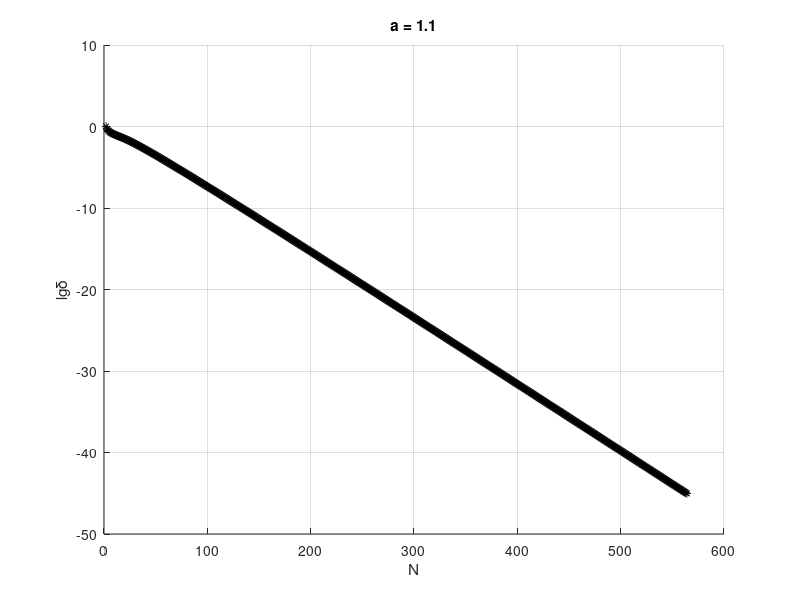

The MATLAB script that drew this image:
clear all
close all
clc

d = [1.000081901337695318254449389426902865926457315966388210232906449765574779
0.500074016866765728341760806047511590627879262090562771713696809462283721
0.333267543809231201506100372354574127166963028526961004542830492010914361
0.249637152836473211853751170495478033102726553399833738362971048257362937
0.199158345717874323102798183694894797385927501448481149409004114982087036
0.165147845066810082814120221016098953475727213181657425069174658300451483
0.140455791007999040474911646296088748049403778877560695981096991107054086
0.121513900213023621609764037194644468412205393107627449686643681217261543
0.106351119984832985190553391214631193151907713975307977155237943821823287
0.093799094233986743925123381793781083754977480073751151835470757822903915
0.083129950192984440513449082042034623449663030416524255233963711744104672
0.073874006384127454522882213735515792794383212437544281918932462924356098
0.065720445031588145348350014112061269086420981609417708430504808935592342
0.058459518283510048777976570799735947541992687429799841764609063674523369
0.05194705938863591171542737922338128283151314013717015146742081687765531
0.046081758717551740956679675138386465715904463816672744394922684701666261
0.040790190517218786294183428074193472719254345631781217617451348577373432
0.036016804954992820461298980144878954097434511935754909598467534783934186
0.031717244478920691958113757810269108097439984312494094823680150960295025
0.027853954325172433347474764089606629462455158124691299501095226159703138
0.024393398176444218908609662615249531681654530790803758843918071022230565
0.021304392929481908743951211208320202182701908530902669888392053651472781
0.018557207622440425432041315445538605803471461673849835777839503674462946
0.016123163979413919386093242842375374727885721778620672340937228972079894
0.013974545830310820155261193126357411338046850152668643651377791468786357
0.012084679364436896637035588729168411547483867558880928860155612602233174
0.010428089278782103076600726887258971051000762179009982633979941111805391
0.008980669260995073987645653939264327627438880391079655697956609271795134
0.007719830267753137053936539044910582939586006257730316045873730067098279
0.006624608011107562739554446198047357592668523051917389444521151336698865
0.00567572325218664182290058018772951839173455609674734489594614284053125
0.004855596193790133784398318787607077515545360768960605572495511386150626
0.004148320621091953917555718761100433809676314140737972607928362491675349
0.003539605454936746147615319559933441791325735437687065665444596473625405
0.003016691853190227042945308202667757392079083734209961736309414052028753
0.002568253528949396642568429907785201682853710935063472229663581241320822
0.002184286986471010470962314170849536973736963560296624689673775153475996
0.001855997202575019883490200970106314078381707105481317917506117829673971
0.001575683090878817592519907503630347480466608136052305597779286913662041
0.001336625987309838528148239163389367426203384391709371475954025257390114
0.001132983442048906125994281027124797659712663576421437929028541369933827
0.00095968981383227912598053746145630755703771857698521811947777993750608
0.00081236453417829029183036595568330177004300257506930195540516930271523
0.000687228426520036877532562896103851566761727619738384433027839611081365
0.000581028107958568632394614369856327942737837850805440342674007843419879
0.000490968247636414062081101516992288390502703499361362513116529165612529
0.000414651284859582258395612806187082842080790691799166712986883810864424
0.000350024103625019524328383565610818481431290705142245843616758017858866
0.000295331102442751415271932526400289076583965890666260426796115255255045
0.000249073076363075785724066200282980571374446479432416031896860119644821
0.000209971331592029889011276167682919287964369874787649624087812366552623
0.000176936473923406547607321899582391991085221811299736763051772684897258
0.000149041344255542950640897957339516672859665061747941679162407448278448
0.000125497613075140805449968363524178717826442006267198879422603186597195
0.000105635587601572564883923040924988199824731689983182422373528905688153
8.8886827890793604581456312491900049903296055848776837886456790812513e-05
7.4769209944686104818687398598742946871299605228356342053440859609941e-05
6.287411367224198559431798953661894096302348123562123825172601479366e-05
5.2855450736690411665179959256201362187577159239358776584471460959974e-05
4.442028153686977694817251058807034752827120276190842502619251838435e-05
3.7320801669196719794724243416031303391969170621396856316665340448978e-05
3.1347506206797336244052193384887081617434468660033034820355997903134e-05
2.6323365123711885194896289354598216250290898506503801295006101646363e-05
2.2098865357072665478837552312462366017871103103654704471664304609662e-05
1.8547794547838706896317982061392265233897194541842306082094955807364e-05
1.5563658657403551899844577476840196224802526977428855052166404102044e-05
1.3056640653427285684535639286952798869134704496459585051425598955018e-05
1.0951020518695805850325334274178906794059799679134113365609101754837e-05
9.182988175827196016563774978531107734729739536030388963991297413389e-06
7.698790737913516806924860986605982103902559172202318349740556428616e-06
6.453163974103153571769648289594467327214865383848404754186005138158e-06
5.40800518613961397652294949850004919956381618994544880730273362622e-06
4.53125097660501248661644658194446839103429556353616009640208613383e-06
3.795928785534940485274999190795277060752066589763217416352429453849e-06
3.179355697454785022831300859853917506211625514765095128785880280615e-06
2.662461979986511515770349821852176039671709775158831686394791792684e-06
2.229220199449747514022680627954776566272222884778752259659945632538e-06
1.866163648250429806625764759110480138064918631592281557193748474207e-06
1.561980282905646585276156069905112610248864500246660392398604070299e-06
1.307170470708915835979728091749944030836695368419918938514108947131e-06
1.093758629602720809241739282789899755860212027031407145225322094689e-06
9.15050364973911245103429166860965957077968370200827592041280920431e-07
7.65427997762358163677153936225120438856722612217550111626380896364e-07
6.40178473971708673832747446037012884499588324094652922124275723197e-07
5.35348575159442982044951203353111819770724594137640727129753144228e-07
4.47623137425839699623432305244180069765818420595156517650920202185e-07
3.74222653934544546816772343876592010357337821918806237816978058533e-07
3.12817201136752910672611390960936658544379147833339681051975592373e-07
2.6145410705601326506829313388216877118257480450752168193392288704e-07
2.18497184374807871904016598749081209823054721647932860260037514487e-07
1.82575692856195531446523501192015158884120875075437494261946683896e-07
1.52541484376355865248025165474569072036203933906572989231093247241e-07
1.27433027653331321891200768324367303510100897250822102849023270125e-07
1.06445215531388614820245106177416496212627374513631971086962055148e-07
8.8904031276624642302005561250692270174680895756141527012688937576e-08
7.424529672798339875926462205885205158258002139313210848982339674e-08
6.1996848543247458630191260378332699065620218879567170261802740361e-08
5.1763592753139410674112399034778182660368265208951231931468587721e-08
4.3214975412799437465552773837644881175157866344093144103582292024e-08
3.6074480878282623583973103383491111451073026843971950257573120032e-08
3.0110831301511522038916811059726616087009292335268637312775599258e-08
2.5130613160797049645134928334111764428458608903343851262185271627e-08
2.097210057232427586625791667489357649402611234418435058363695947e-08
1.7500082067206323133287825612255980475713354628666069467846628231e-08
1.46015285716042082343711593513982465354669217999261727100416788e-08
1.2181966424508015941711998554342003631330077506370485390390479955e-08
1.0162441193910232990706009315323397086454182221250378100990905447e-08
8.476976468966682112776770930116688958209997591149826021865639908e-09
7.070447270984505528175368518848187049532136357546604157311107354e-09
5.896800709490780025671710870823853763022947088640209747606971555e-09
4.917567406849799981970397122839988805485535383831916552872407721e-09
4.100616358972109515343094386268632930720478465365416815632616251e-09
3.41911357088570072448003653714997734535069599760937330664212234e-09
2.85065124012656682175686187938167900010883301098379847655197707e-09
2.376519656372686203355867347793845528952613023201982094416652253e-09
1.981098509235702042341035623635598741066619515829925395298929572e-09
1.651348087790835117920452318022106244553020018962939949196093368e-09
1.376384033037511198656152707999052560592076850716150111965213946e-09
1.147121966974986707511557004907013297573913340220040326695129175e-09
9.55980552438256514778761732350803380959506230730286953752855967e-10
7.96633406034070576361586436203094144075755260546119487594708533e-10
6.63801851006785902128810041190054059106003032642180419905720755e-10
5.5308180679542613627146538704350594117040332911683536120043529e-10
4.60799208651898808547871039712322302449262427741246580502244426e-10
3.83889268565511503789867341464514805730884399458410738105676836e-10
3.19795656889569156443035300683498621389461766535306595610877891e-10
2.66386326815194647219983923714999664630739671241546400778496816e-10
2.21883241575917168702286097041976525653107487860239784381216582e-10
1.84803714083909639275182389645865185830699055719602037067627071e-10
1.53911444915917357154521941660791542844256668235757432881804058e-10
1.28175659182169969722843492314302585003012324800059160229250304e-10
1.06737005875389710645976143220697492585297835227907102630990464e-10
8.8879103226791034223268167936162055421336723431157063070160361e-11
7.4004797440137399064417614770677449769227324905958670430068505e-11
6.1616355834581827595200401868418446710833512184098824429896329e-11
5.1298943841885585941460344802544752274814356634937634607189701e-11
4.2706842607972690761132139046501238205462138407628457029547505e-11
3.5551953602279210621143868175687445446593273143408475222745049e-11
2.9594211535637523189464271056176962077253447145624965253495224e-11
2.4633589450046865497239759294421645892454533754599777287854106e-11
2.0503432097105262517828960854468408999894032882021450732373263e-11
1.7064897360068066629798332601097329393809573269452871948810803e-11
1.4202321913946697367917173019820010030593613345588624802629239e-11
1.1819357743083251312368682208128107071880505674924761268975575e-11
9.8357515362957901761548620944997725134759939656007398686488e-12
8.184660183550197480303380948593788881601263530225378062490426e-12
6.8104132968267848654089800395649766515909761144073297281041e-12
5.666648449397298345737719235937076966545731931652362510395944e-12
4.714757155050273197118771985310244032495791215512550425984119e-12
3.922589895376340532904646362150281647132367583886051780190711e-12
3.263377086099169191535465645067970988697440228265851823663325e-12
2.714830034138237428420881934027903852592332660256114564169067e-12
2.258391910739757919920920059519993221031161782700468834706999e-12
1.878613748959146089451328324462429369554204725702856712059843e-12
1.562634629971148375762168297680635601516427288026659247149182e-12
1.299748689003896831252726797812847430580376871091163456083421e-12
1.081044462412393783996220805672893646840696552246363369845393e-12
8.99104507911953389997445698745711804746486989588767211207469e-13
7.47755239897815264557992671323521413832913581695302377779819e-13
6.21858597527942868047959781498967751910279702466255724273425e-13
5.17138560289418989901063054822683157585478420520757064684806e-13
4.30036690371152185387603079885568632184484665308132099053724e-13
3.575918519286501201243798349270668120482976010150236708847e-13
2.9734006645458540964020433515244271980911021550050545930835e-13
2.47231137826262497842411047287415897902838037276272173131481e-13
2.05559242596106143567222617871641118932290614389949315287614e-13
1.70905149413501041156022090961287237936179209670836569373525e-13
1.4208812170245283062865987307399826943742234486963088908143e-13
1.18125882867585014723507191223974803131387606550564899737908e-13
9.8201294199235313080283870971160116082960558675296234409829e-14
8.1634621333626613637111829399308723609943535003095912533179e-14
6.7860453130346221918562525263624737239514742611393336126494e-14
5.6408493437477236083902397453095188948570351836237469302597e-14
4.6887576660301974461238889344847966346484980855121185443903e-14
3.8972366696573423165424548304182627921434579709391169496269e-14
3.2392289287210871956725547838612781050168154515378154964135e-14
2.6922323187266374493317572188289084371589387368020826015525e-14
2.2375338314304777177762920775863367305151541160289441925596e-14
1.8595721284988113075210755923583843309567817921421116158613e-14
1.5454072259658762578013679815954706991221875114230255513927e-14
1.2842793240479509171770806058195159783554222685448924770285e-14
1.0672418128749142750035230036053661156056470972271861877616e-14
8.868559955667915947956163907226419304748352269492486764974e-15
7.369371603010176656164566880428942640554111953426434004919e-15
6.123433729674681881540649719075233168404912694601802079063e-15
5.087998103136771197985107606975004306697212679209092881523e-15
4.22752658965664894926628811590029365582449266202748789158e-15
3.512476090316451073415839564468308145830886551039899020641e-15
2.918288060179742098800785186623145315786105632447411398666e-15
2.424548197062033505982926455383920357756360857837007859797e-15
2.014287669360274512942936144313027677634857585811250182066e-15
1.673402064606126681688885073806557329759068952890201275996e-15
1.390168244646234235764382337902137229612188727028348226866e-15
1.15484262511970481159756627849372786680623664607167045968e-15
9.59327169007206586500973736248051464087283549606638047892e-16
7.96891690374793359893361314842564957803529946582993731374e-16
6.61942983197727769360876671763477279577644212181081156587e-16
5.49832886390074285044624958159754919722497421273310740877e-16
4.56698724039513656297168700829938098857033088449763525676e-16
3.79330664425618963323500905035829162682133628554628339338e-16
3.15061460194306541837186120494614281867435435569570084934e-16
2.61674796287550610718825542169085920086302725272903131509e-16
2.17329107862554417773815429323759402655153247975518561316e-16
1.80494259094208777558929491285413369710513332363564552066e-16
1.49898913424923719419188849955708047001773901749398977254e-16
1.24486791471966818542721401386559783056202839387148639428e-16
1.03380316875374618109222915194459627747979560161386911884e-16
8.5850403228221948721773780507856548915235161086640281671e-17
7.1291345493424285418798148374723924645826099324984488779e-17
5.9199954146482358393396663557535985461969703480034249583e-17
4.9158215655394454708126353755761850920451045398180583693e-17
4.0818883778138256583763737488263685159821019147085142152e-17
3.3893506650980210260485993257579243210131782411112616963e-17
2.8142478189491053871094122971412299137399937806431216548e-17
2.3366771783066825975067146182678378518096655946989501062e-17
1.9401072007055983092233290176248945728868387173600132701e-17
1.6108068078689060175904724096877264612519462718189857683e-17
1.337371268586267499249980587687236705598382319879552051e-17
1.1103282986885194487342640481104326734507339001910110195e-17
9.218108149989410302755588526988315800870438244492590721e-18
7.652850717908051644857870648765604856363918037255575276e-18
6.353248130146898882202950460159117310526692386900783767e-18
5.27423656652376451842112216312272097916572780822689723e-18
4.378392432785063341291569292135852515322933961529455969e-18
3.634637743880943075143454040472212494347983208185170237e-18
3.017164747904391019600789368732728000536997532417495356e-18
2.504542685641474752672957308319071943333706573021179626e-18
2.078975856395039871863558818355327995701070145567478398e-18
1.725687375749280604380920939492212192374259913146090276e-18
1.432407344387828145101367662836352601454179078345870651e-18
1.188947747878740184380619153956349934897294248241705242e-18
9.86849399275133596631082775330940035944679371717853306e-19
8.19088722332547720527909105514393085030920572128678472e-19
6.79834238624159473771812066302275690158569402098245452e-19
5.6424433791265501316832034127667640175013116925738705e-19
4.68299336878946559045818969302161859386560951239745538e-19
3.88662015801103516772854651454284281308938102515274224e-19
3.22561806816285739277515285786739692138917617055817655e-19
2.67698624885122581606661707939182674199839841485286055e-19
2.22163011683430713585165062607361656234533914456941008e-19
1.84369826780124134211400535778492355254284640259103793e-19
1.53003189074837573185898460981756182624377784358010666e-19
1.26970760727397577110391209773873579536195115941793867e-19
1.05365789143818429898428637220297936459120274566518062e-19
8.7435591148584811879776835856445701926296667926016217e-20
7.2555386541736776661365639156376707631587457608694363e-20
6.0206573514389855559472012580356604952568960510165624e-20
4.9958692277226059488243992736043332285360249551413344e-20
4.1454451059693469245941679105118685803727096067458398e-20
3.4397294779886712671013904332281547998449487544518498e-20
2.8541084835484171411779714628533862401828139723241535e-20
2.3681531672689694761940639528195423734190362940654529e-20
1.964908258481312060332720825144502745121176024231227e-20
1.6303017678135412244877193061222151682951472174006224e-20
1.35265488670682173377315764493741194442283998039915e-20
1.1222751574461904030936417022830331284183849483647253e-20
9.311187721555624889009944395684899443800920797221405e-21
7.725102596614102989078401878704704536305830265788842e-21
6.409098123250122486757222495732988014407274352576181e-21
5.317201599379272876994341777126423739085891666113729e-21
4.411262719245760445038712088674863063239909963562088e-21
3.659623100331580761832185442625640035560723600788124e-21
3.036012009805795364483604484369974035527135440872158e-21
2.518629850009182443624372867230873441596119396775817e-21
2.089387492122413868835634335777760889724907493903689e-21
1.733274968190054720223626572765246926199321271861062e-21
1.437837532202389557790780699379266917529154606935976e-21
1.192740837196727004663351123085588855316206540680707e-21
9.89410077053268077151165106820215288226792654104549e-22
8.20730516544076047132401127957063897817661190882279e-22
6.80798970687381979183498777889756013661763660256214e-22
5.64717568826848126160065642627546343461199107411642e-22
4.68422611757113916613185539994639868594042099165551e-22
3.88542552848417151406339078221555384104491603581314e-22
3.2228014898986106771162394817112923889465514463466e-22
2.67314669562903238848645544761985942810704740296898e-22
2.21720750872457325267407260726690163467466541352469e-22
1.83901063826544285216865693363459026002291095392492e-22
1.52530444360207530017875725180940287640707734161596e-22
1.26509535909540289060157351754115613957381797588484e-22
1.04926325074024977345350619107538400383817251583295e-22
8.7024227012909060835889124149585784510377964737362e-23
7.2175605694429990954875815978436472333370780875532e-23
5.9859803816413849583601347373923632997178803945219e-23
4.9644914651520746503079643590705322000870998439668e-23
4.1172658725678817625743487224977705813613662105007e-23
3.4145836667319166788485092421445603874698550067268e-23
2.8317919547321607783584031590810955148144647613909e-23
2.3484412702137233801928796680115003385903631837517e-23
1.9475690999146573311495871189332332095077507670387e-23
1.615105492507169837147342503012134687795152075015e-23
1.339379954888801087753767506112531446374816993581e-23
1.1107123818890299798006434358283925670279883766797e-23
9.21073703492009741058610566620240414469810135226e-24
7.63804371669717637004408779277896700436265551463e-24
6.333808318753547841549639173540022428734757399191e-24
5.252218027925967760503052953200805539269495399577e-24
4.355275806862437082141940563913560366280048493768e-24
3.611467402965050182757242555283859235290067935273e-24
2.994655630293685100345088761487577173265835862757e-24
2.483163187176878461977252758823847328676275690985e-24
2.059011872600478638357503880553219307738259917017e-24
1.707291540547967925815326562246715406847346582125e-24
1.415636674766480254023526521672966784714662262675e-24
1.173792235767307074041144558174264110872317969323e-24
9.73253559039958243052790502848115888443814231662e-25
8.06967677828967879861288177812499222515459129748e-25
6.69085596138340294505383177202623320119274453555e-25
5.54756823185448829993609572362939546107040351212e-25
4.59958961799361978948327821455571315370812291281e-25
3.81356372084561955113778599574872346399153994463e-25
3.16182951058860700736485692688969519320046024882e-25
2.62144914608210463952512850359752881131233733544e-25
2.17340169587465761697710511227622436764741084085e-25
1.80191445798413140554413834223371149007002010233e-25
1.49390840273679419589263694668754736396219828932e-25
1.23853826694823478360107961363593135623650166855e-25
1.0268111490184645713384344202413473368523239477e-25
8.5127020946414143690819760549252132044323852327e-26
7.0573236656291080181514439196906259451628574244e-26
5.8507077222737702521919133888038939726782788485e-26
4.8503442539945468103524382283437365068366724712e-26
4.0209858427655440359128546856650161473412093736e-26
3.3334072027170751667893988766954115698616566994e-26
2.7633765369918570204908848245914376885414600225e-26
2.2908025522868785052106307273203489476503268502e-26
1.899027142642161709839029144081745228291684485e-26
1.5742388722813693260927865287298086820575174035e-26
1.3049866322510430007729348330353340891771898356e-26
1.0817763662086979948289535119755048784968513528e-26
8.967366805368527733305517541009601923390408649e-27
7.433415755006391063269151073447588858770700593e-27
6.16180542432001818937513227510217842361932966e-27
5.107679374255893004435575539383568472038687196e-27
4.233849232551904156402065386231827502857888669e-27
3.509484166737050098437922749448769195857663069e-27
2.909024281778401118598211566155695131510645334e-27
2.411279690708749815722591809235017690704300361e-27
1.998683539195938414497019729087900505374315037e-27
1.656672682293163817401976592900359258742858562e-27
1.373174203916069955408316158333036098174937459e-27
1.138179694818472422043492580382749676483484106e-27
9.43392293931174991214765621408591673297237346e-28
7.81934059487037125621445228529500735935579939e-28
6.48103360444952429411669850748848228626944368e-28
5.37173740038076465283327486919045562548330482e-28
4.45227163750558442707331552332641446442504832e-28
3.69015775041510119231910981475750108985680391e-28
3.05847286285018813892401422188657773977510503e-28
2.53489965008015442965322366127579547862936617e-28
2.10093865879638383854171122346974526179275445e-28
1.74125531330311758573911400077247588595872214e-28
1.44313858301834623114232157159011983473405552e-28
1.19605222157043937711156795592739052075894431e-28
9.9126275061957315767259870178160012772561515e-29
8.2153106681847391801506421140085114365347272e-29
6.8085679330724248550154423370075994243550773e-29
5.6426635679602000966737716177006181966127477e-29
4.676373131200914809631050529510359549272529e-29
3.8755272246062521259116195296310229602669383e-29
3.2118043523982073156694376629322358321914909e-29
2.6617302835854173721292931396948934983648417e-29
2.205848599056418770584278537781469926134982e-29
1.8280331440004890719977636600373926224690519e-29
1.5149181131239428875687257574139014051131799e-29
1.2554256469909519256184295071608065060500879e-29
1.0403742589947140025193132412195303977443025e-29
8.621542652662085645593949041704027363392712e-30
7.144587548319860137966192716473564988524274e-30
5.920605979285551451898075663144223017232751e-30
4.906276157059746171285429198272671684100338e-30
4.065693819273980108905744144367375336610944e-30
3.369102442171494903352844005239214266031851e-30
2.79184078326687900668070401101117706895734e-30
2.313470564397481244381975349955875591476918e-30
1.917053468052063112024276205002118208962429e-30
1.588551894193368953436185295360107956810418e-30
1.316332296903141693631553982785491479666991e-30
1.090753544370079874183727311440375742136228e-30
9.0382574992995806349926974454558300257046e-31
7.48927512096454230281918794344374430899748e-31
6.20571565701428299307023613166434971339401e-31
5.14210557271362784923660035919921387836468e-31
4.26076076016166682387801302847612892628264e-31
3.53045247379113848795540673877355535314705e-31
2.92530170508359286482709177037827142033187e-31
2.42386288676398896384596508394653514812708e-31
2.00836451122550401286418929456844494486107e-31
1.66407979673637780565818346329191082780005e-31
1.37880513412781249583920461720725719099811e-31
1.14242785865236557126710384972801306390759e-31
9.4656805123346232189485484401370516798638e-32
7.8428169205150826226045198232038544940945e-32
6.4981465988060082780969100593833162187246e-32
5.3839886951679922163443423836469534423066e-32
4.460833306126994658926218945532988011522e-32
3.6959414696122770670434597977515281633202e-32
3.062184994423001051624615852138998393387e-32
2.5370850467122365104048125283444215169503e-32
2.1020154488222193163527320399738834533106e-32
1.741542476222617466782826735254009754005e-32
1.4428777703958165095046713573804986876022e-32
1.1954249901886882622887041400393918540882e-32
9.904041430645509760779024281071060356372e-33
8.205402882504781769431852277308148887693e-33
6.798055832945879457232750118104319926115e-33
5.632055346782491981786011808894073621289e-33
4.666018787150980898357816493265486066757e-33
3.865658164143761893158947244192533605759e-33
3.202564012073576176077917311764117687035e-33
2.653197694880330885800110409926060725894e-33
2.198056423425192654215712408121608187166e-33
1.820981387752636660964787454420989304928e-33
1.508584478475642417592803933535757242518e-33
1.24977327379169318228689535787991348222e-33
1.035357451062260147780700560246899622818e-33
8.57722667699594545707597256413916381666e-34
7.10560347497273855630391366684689447381e-34
5.88643790208188091150962629398419958696e-34
4.87642664303354500653180870622280872503e-34
4.03969303603531042945381703588427471079e-34
3.34651356066655708558111250234201551638e-34
2.772262673845883282942203650697175139e-34
2.29653856296733860841451115485068108388e-34
1.90243880099383658719060225836518114772e-34
1.57596020452000951495026729924185663907e-34
1.30550160094569116695879164102773977711e-34
1.08145186105359135844277032812415702632e-34
8.9584857783211523767910535600822718418e-35
7.4209527853297419296850062657156030313e-35
6.1472713354120777858801535076955890921e-35
5.0921684627877100652790841571866637649e-35
4.2181383406421559780698321356388624056e-35
3.4941099115950463751421495422497070655e-35
2.8943430403782912687863735188154872185e-35
2.3975139991260286132931457598008309105e-35
1.985957815386037820664993142779708569e-35
1.6450405806353274441236316899427590577e-35
1.3626394301970183680402259080665457396e-35
1.1287117276425496928633148180151057895e-35
9.349381536083272233367699563906999129e-36
7.744270228055475628602854638286262958e-36
6.414693269456306796672942197888745138e-36
5.31335802474474886530348119691089706e-36
4.401088143177368658348516798192599334e-36
3.645430832418880734948157276185211112e-36
3.019503088092563839241863516877405614e-36
2.50103588604953469939152188015275901e-36
2.071582375621412561372468917677687955e-36
1.71586193767794802085106389081240513e-36
1.421216797731863702811114274045261913e-36
1.177161882954143937745947668316108721e-36
9.75011924743640888799958949195709575e-37
8.07572553053389121173162486129852763e-37
6.68884402462646529434221463251159629e-37
5.54011133738279816599785468098007213e-37
4.5886383524621994827060094013531006e-37
3.80055561476383073439743917069187352e-37
3.14780837051176210046910755793317989e-37
2.60715841942123731033482184655401883e-37
2.15935728740361463583724174385256913e-37
1.78846131828120354249266233392347723e-37
1.48126432814486574379109928613997926e-37
1.22682764553607783364100435905718754e-37
1.01609082306703272494279214832507859e-37
8.4154917443217086255611366933318685e-38
6.9698666693451319017749583432923661e-38
5.7725466808916812860572322468348599e-38
4.7808867552849783523506510422940573e-38
3.9595651027238346579194926330801359e-38
3.2793257245452506773635722786483153e-38
2.7159368558675445517783381971467033e-38
2.2493282334910232469372084382605411e-38
1.8628764901172950645176589028335296e-38
1.542813245401837857843172052868052e-38
1.2777348294209087836902217321020372e-38
1.0581961900121312735781343110962649e-38
8.763745307072255293411472481195612e-39
7.257907071233894588605714367519733e-39
6.010784649486899532238745346754246e-39
4.977933051379278925328770797430717e-39
4.122541721775121551169665770967991e-39
3.414123294390079585063418135407203e-39
2.827427532715573075401378620485084e-39
2.341541790029101473147208224515868e-39
1.939145959398164392833253389930567e-39
1.605895384000038491763322518645363e-39
1.329909753351498364713126303704886e-39
1.101349784243280889030147430934813e-39
9.12066610557503849269274221889817e-40
7.55311394922394935683751278556746e-40
6.25494819448597503338661830518273e-40
5.17987888903224858107198140982166e-40
4.28956950821123178023503617255422e-40
3.55227055586294127773614824015456e-40
2.94168788810674551602125425101043e-40
2.4360454431769570860388901467773e-40
2.01730898461955510630538387340654e-40
1.67054320032946265313648434028491e-40
1.38337925017262790363969960323841e-40
1.14557378941895831797755916357673e-40
9.4864375399306826349514964626213e-41
7.8556389266051966902980451680878e-41
6.505162668160572018002112433844e-41
5.38682790133419000993617298008e-41
4.4607341391080990426731249874069e-41
3.6938383411702818623402329165186e-41
3.0587764814725654438256893457311e-41
2.5328876060332808646691427566258e-41
2.0974055905525402992414834097976e-41
1.736789784238680231129504892268e-41
1.4381706763917022022151825868693e-41
1.1908908220949583017896141764488e-41
9.861246588881202800085708330587e-42
8.165636585030344844382786372172e-42
6.761555868378001400758836560288e-42
5.598885743080676636377704391949e-42
4.636122962828520030120586987542e-42
3.838898864124268797818318743069e-42
3.178753014378943082094485468279e-42
2.632117635866930922446458347352e-42
2.179476582486872377905421370534e-42
1.804668870808893057893417959589e-42
1.494311921911514863579098192882e-42
1.237323939769806019886045846001e-42
1.024528387631593329075619722784e-42
8.48326451949081286922678020048e-43
7.02425808404605871841063228109e-43
5.81616012833867223598855118408e-43
4.81582503007549261266740453805e-43
3.98752574581245856014489008522e-43
3.30167835174554860063105113889e-43
2.73378585165569648884015038085e-43
2.26356356073067318458962552553e-43
1.8742148523397311102210919905e-43
1.55183141993849898705233364802e-43
1.28489664907496175720670828877e-43
1.06387437389743939573582199104e-43
8.808683394282107698363262932e-44
7.2934021413758104675008691835e-44
6.0387608686888669892806619479e-44
4.9999311255045855420516871922e-44
4.1397940407296255634142137383e-44
3.4276145434472529708652024727e-44
2.837943551951875089114706398e-44
2.3497089353707382848607314293e-44
1.945462790550730192821218246e-44
1.6107581570671681348181546383e-44
1.3336329141123064609135603504e-44
1.1041824295366605200713573998e-44
9.142056999975565087372295778e-45
7.569123451154505216079971218e-45
6.266799912148136511876576848e-45
5.188533799897540893754176561e-45
4.295780263372591737768745472e-45
3.5566248462974085998358061e-45
2.944643033035343172100178823e-45
2.437955941293650136093671454e-45
2.018448428997478106313456203e-45
1.671121683546317985112267491e-45
1.383557164937187645062149423e-45
1.145472751589096995670409576e-45
9.48355231137463906019273788e-46
];

N = 2:length(d)+1;

title('a = 1.1');
xlabel('N'); ylabel('lg\delta');
grid on, hold on
plot(N, log10(d), 'k*-')